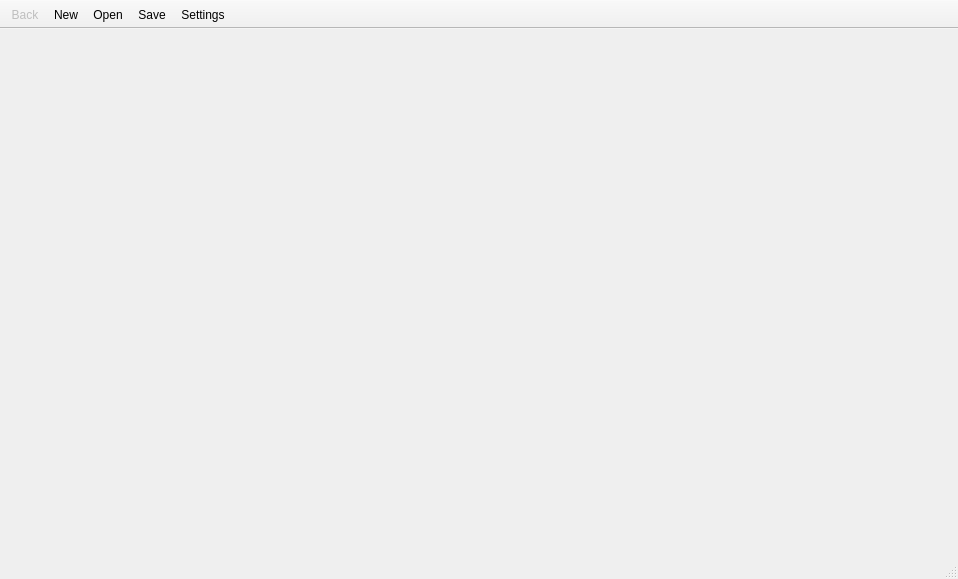
<?xml version="1.0" encoding="UTF-8"?>
<ui version="4.0">
 <class>PlaybackMainWindow</class>
 <widget class="QMainWindow" name="PlaybackMainWindow">
  <property name="geometry">
   <rect>
    <x>0</x>
    <y>0</y>
    <width>958</width>
    <height>579</height>
   </rect>
  </property>
  <property name="windowTitle">
   <string>PlaybackMainWindow</string>
  </property>
  <widget class="QWidget" name="centralwidget"/>
  <widget class="QStatusBar" name="statusbar"/>
  <widget class="QToolBar" name="topToolBar">
   <property name="windowTitle">
    <string>toolBar</string>
   </property>
   <property name="movable">
    <bool>false</bool>
   </property>
   <property name="toolButtonStyle">
    <enum>Qt::ToolButtonIconOnly</enum>
   </property>
   <attribute name="toolBarArea">
    <enum>TopToolBarArea</enum>
   </attribute>
   <attribute name="toolBarBreak">
    <bool>false</bool>
   </attribute>
   <addaction name="actionBackShowFile"/>
   <addaction name="actionNewShowFile"/>
   <addaction name="actionOpenShowFile"/>
   <addaction name="actionSaveShowFile"/>
   <addaction name="actionSettingsShowFile"/>
  </widget>
  <action name="actionSaveShowFile">
   <property name="icon">
    <iconset theme="document-save"/>
   </property>
   <property name="text">
    <string>Save</string>
   </property>
   <property name="shortcut">
    <string>Ctrl+S</string>
   </property>
  </action>
  <action name="actionOpenShowFile">
   <property name="icon">
    <iconset theme="document-open"/>
   </property>
   <property name="text">
    <string>Open</string>
   </property>
   <property name="toolTip">
    <string>Open</string>
   </property>
   <property name="shortcut">
    <string>Ctrl+O</string>
   </property>
  </action>
  <action name="actionSettingsShowFile">
   <property name="icon">
    <iconset theme="document-properties"/>
   </property>
   <property name="text">
    <string>Settings</string>
   </property>
   <property name="toolTip">
    <string>Edit Settings</string>
   </property>
  </action>
  <action name="actionBackShowFile">
   <property name="enabled">
    <bool>false</bool>
   </property>
   <property name="icon">
    <iconset theme="go-previous"/>
   </property>
   <property name="text">
    <string>Back</string>
   </property>
   <property name="toolTip">
    <string>Go Back</string>
   </property>
  </action>
  <action name="actionNewShowFile">
   <property name="text">
    <string>New</string>
   </property>
   <property name="toolTip">
    <string>New</string>
   </property>
   <property name="shortcut">
    <string>Ctrl+N</string>
   </property>
  </action>
 </widget>
 <resources/>
 <connections/>
</ui>
